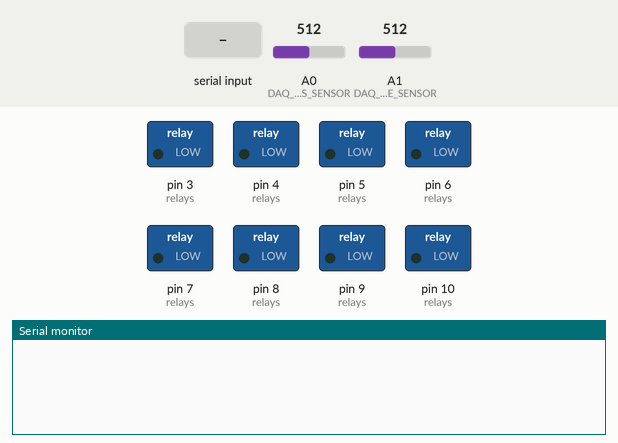
The sketch below on a simulated Arduino Uno, built with avr-gcc and run on an emulated ATmega328P. Shown: switched loads named in the sketch (green lamp = pin HIGH), the last lines printed to the serial monitor. Inputs (shaded band) come from the test bench; at power-on: A0 (DAQ_MASS_SENSOR) = 512, A1 (DAQ_PRESSURE_SENSOR) = 512.

Above: at 1.2 s.
1.3 s: "S90\n" received over Serial
At 2.3 s:
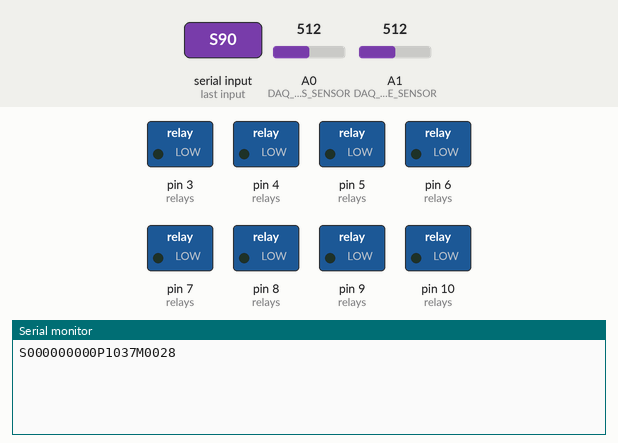
2.8 s: byte 13 ('\r') received over Serial
At 3.6 s:
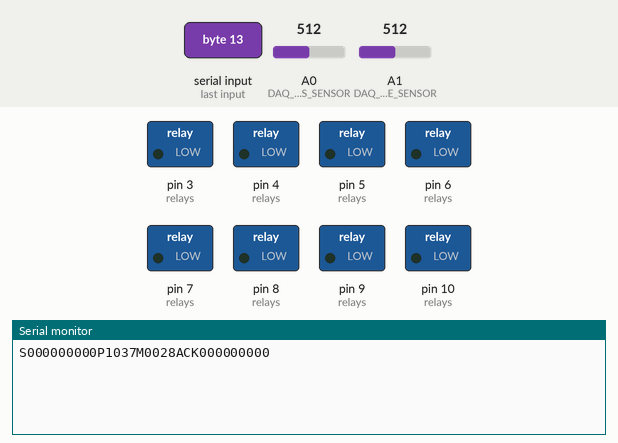

Measured:
- after the input at 1.3 s, the serial monitor: prints a new line at once (image 1)
- after the input at 2.8 s, the serial monitor: prints a new line at once (image 2)

The sketch:

tower.ino
```cpp
//#define DEBUG


#define RLAY_IGN_ARM 10
#define RLAY_IGN_PRI 9
#define RLAY_IGN_SEC 8

#define RLAY_RFILL_0 3
#define RLAY_RFILL_1 6
#define RLAY_RFILL_2 4
#define RLAY_RFILL_3 7
#define RLAY_RFILL_4 5
#define RLAY_RFILL_5 8

#define TOTAL_RLAYS 9
int relays[] = {
 RLAY_IGN_ARM,
 RLAY_IGN_PRI,
 RLAY_IGN_SEC,
 RLAY_RFILL_0,
 RLAY_RFILL_1,
 RLAY_RFILL_2,
 RLAY_RFILL_3,
 RLAY_RFILL_4,
 RLAY_RFILL_5
};
byte state_canon[] = {0,0,0,0,0,0,0,0,0};
byte state_received[] = {0,0,0,0,0,0,0,0,0};
int state_received_index = 0;

#define DAQ_MASS_SENSOR A0
#define DAQ_PRESSURE_SENSOR A1
#define WINDOW_SIZE 20
int DAQ_MASS_HISTORY[WINDOW_SIZE];
int DAQ_PRESSURE_HISTORY[WINDOW_SIZE];
int DAQ_HISTORY_INDEX = 0;

void setup(){
    Serial.begin(9600);
    #ifdef DEBUG
    Serial.println("Hello World");
    #endif
    for(int i = 0; i < TOTAL_RLAYS; i++){
        pinMode(relays[i], OUTPUT);
        digitalWrite(relays[i], LOW);
    }
}

byte c;
void loop(){
    while(Serial.available() > 0){
        c = Serial.read();
        #ifdef DEBUG
        Serial.write(c);
        #endif
        if(c == 'S') //send a status report
            //Serial.println("S received");
            send_status_report();
        else if(c == '0' || c == '1')
            state_received[state_received_index++ % TOTAL_RLAYS] = c - '0';
        else if(c == '\r'){ //client wants to write out to relays
            send_ack_and_write();
            state_received_index = 0;
            for(int i = 0; i < TOTAL_RLAYS; i++)
                state_received[i] = 0;
            while(Serial.available()) Serial.read();
        }
    }
    delay(100);
    //read DAQ values
    DAQ_MASS_HISTORY[DAQ_HISTORY_INDEX] = analogRead(DAQ_MASS_SENSOR);
    DAQ_PRESSURE_HISTORY[DAQ_HISTORY_INDEX] = analogRead(DAQ_PRESSURE_SENSOR);
    if(++DAQ_HISTORY_INDEX >= WINDOW_SIZE)
        DAQ_HISTORY_INDEX = 0;
}

void send_status_report(){
    #ifdef DEBUG
    Serial.print("Status: ");
    #else
    Serial.write('S');
    #endif
    for(int i = 0; i < TOTAL_RLAYS; i++)
        Serial.write(state_canon[i] + '0');

    //report the daq readings
    int pressure = analogRead(DAQ_PRESSURE_SENSOR);
    int mass = analogRead(DAQ_MASS_SENSOR);

    #ifdef DEBUG
    Serial.print("Pressure: ");
    #else
    Serial.write('P');
    #endif
    serial_write_pressure_reading();

    #ifdef DEBUG
    Serial.print("Mass: ");
    #else
    Serial.write('M');
    #endif
    serial_write_mass_reading();

    #ifdef DEBUG
    Serial.write('\n');
    Serial.write('\r');
    #endif
}

void send_ack_and_write(){
    #ifdef DEBUG
    Serial.write('\n');
    Serial.write('\r');
    #endif
    Serial.write("ACK", 3);
    for(int i = 0; i < TOTAL_RLAYS; i++)
        Serial.write(state_received[i] + '0');
    while(!Serial.available())
        delay(10);
    if(Serial.read() == 'A'){
        for(int i = 0; i < TOTAL_RLAYS; i++){
            state_canon[i] = state_received[i];
            if(state_canon[i])
                digitalWrite(relays[i], HIGH);
            else
                digitalWrite(relays[i], LOW);
        }
        #ifdef DEBUG
        Serial.write('\n');
        Serial.write('\r');
        #endif
    }
}

#define DAQ_READING_LENGTH 4
int serial_write_pressure_reading(){
    long accumulator = 0;
    for(int i = 0; i < WINDOW_SIZE; i++)
        accumulator += DAQ_PRESSURE_HISTORY[i];
    accumulator /= WINDOW_SIZE;

    //the math for pressure sensor is said to be
    //P1 = Vin*610.55, +46.965
    accumulator *= 611 * 5;
    accumulator >>= 10;
    accumulator += 47;

    Serial.print((accumulator / 1000)% 10); //print the 4th digit
    Serial.print((accumulator / 100) % 10);
    Serial.print((accumulator / 10 ) % 10);
    Serial.print(accumulator % 10); //print the first digit
}

int serial_write_mass_reading(){
    long accumulator = 0;
    for(int i = 0; i < WINDOW_SIZE; i++)
        accumulator += DAQ_MASS_HISTORY[i];
    accumulator /= WINDOW_SIZE;

    //The math for load cell is said to be
    //LC = Vin*25.0, -12.734
    accumulator *= 25 * 5;
    accumulator >>= 10;
    accumulator -= 12;

    if(accumulator < 0 || accumulator > 100)
        Serial.print("ERR");
    else{
        Serial.print((accumulator / 1000)% 10); //print the 4th digit
        Serial.print((accumulator / 100) % 10);
        Serial.print((accumulator / 10 ) % 10);
        Serial.print(accumulator % 10); //print the first digit
    }
}
```
